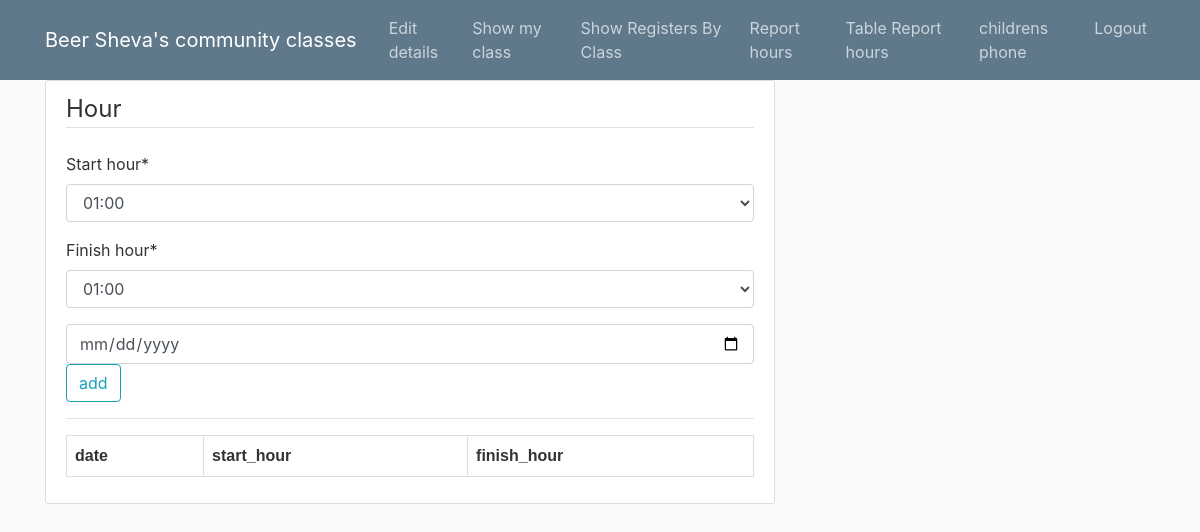
/hoursreportGuid/ (signed in), run on an earlier commit of the app's database.
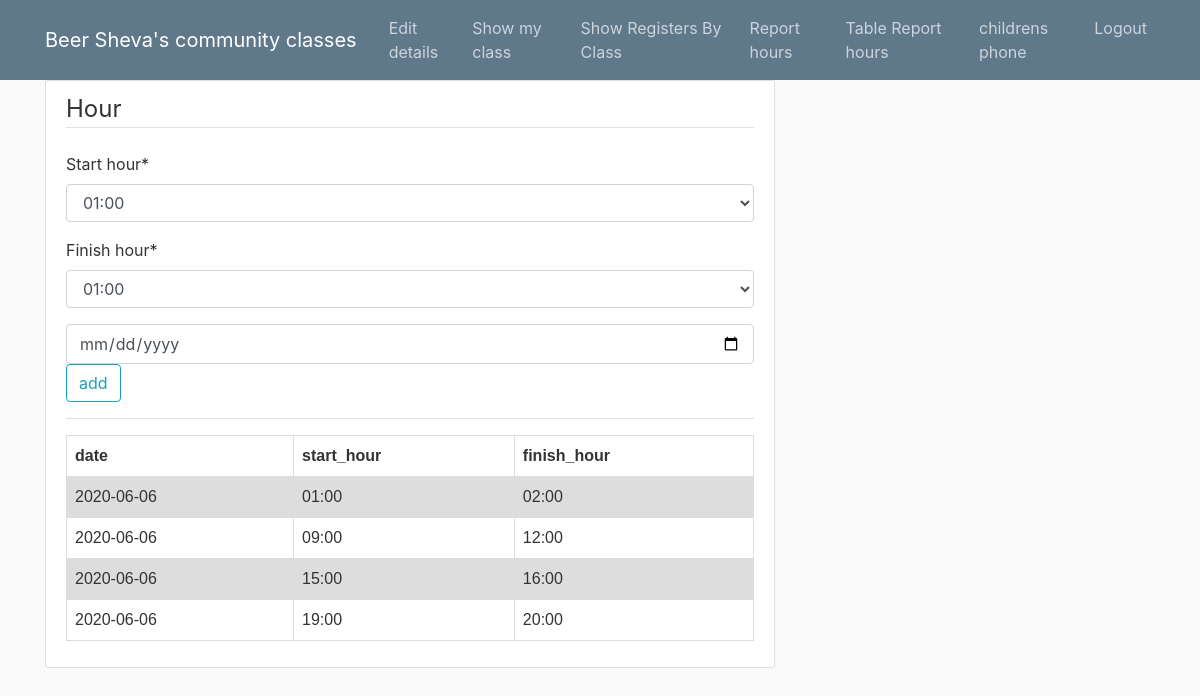
And on a later commit of the database.
### users/models.py (models this page shows, shortened)
class HoursReport(models.Model):
	t_id = models.CharField(max_length=9)
	start_hour=models.CharField(max_length=20)
	finish_hour=models.CharField(max_length=20)
	date=models.CharField(max_length=20)

### users/views.py (the view)
# urls.py: path('hoursreportGuid/',user_views.HoursReportGuid,name ='hoursReportGuid'),
def HoursReportGuid(request):
    value = HoursReport.objects.all()
    table = []
    for t in value:
        if t.t_id == request.user.userprofile.t_id:
            table.append([t.date, t.start_hour, t.finish_hour])
    if request.method == 'POST':
        hoursReportForm = HoursReportForm(request.POST)
        if hoursReportForm.is_valid():
            context = {'hoursReportForm': hoursReportForm, 'table': table}
            ST = hoursReportForm.cleaned_data.get('start_hour')
            FT = hoursReportForm.cleaned_data.get('finish_hour')
            STN= ST.split(':')
            FTN = FT.split(':')
            dateG = request.POST.get('guideDatePicker')
            if dateG=="":
                messages.warning(request, 'No date entered')
                return render(request, 'guide/HoursReportG.html', context)
            for t in value:
                if t.t_id==request.user.userprofile.t_id and t.start_hour ==ST and  FT==t.finish_hour and t.date==dateG:
                    messages.warning(request, 'This hourly report already exists')
                    return render(request, 'guide/HoursReportG.html', context)
                if  int(STN[0])>=int(FTN[0]):
                    messages.warning(request, 'Your start time is later than end time')
                    return render(request, 'guide/HoursReportG.html', context)
                tSTN=t.start_hour.split(':')
                tFTN=t.finish_hour.split(':')
                if t.t_id==request.user.userprofile.t_id and t.date==dateG and (int(tSTN[0])<int(STN[0])<int(tFTN[0]) or int(tSTN[0])<int(FTN[0])<int(tFTN[0]) or (int(STN[0])<int(tSTN[0]) and int(FTN[0])>int(tFTN[0]))):
                    messages.warning(request, 'Times overlap with existing data')
                    return render(request,'guide/HoursReportG.html', context)
            rc = HoursReport(t_id=request.user.userprofile.t_id, start_hour=ST, finish_hour=FT, date=dateG)
            rc.save()
            value = HoursReport.objects.all()
            table=[]
            for t in value:
                if t.t_id==request.user.userprofile.t_id:
                    table.append([t.date,t.start_hour,t.finish_hour])
            context = {'hoursReportForm': hoursReportForm,'table':table}
            messages.success(request, ' The Hours reporting succeeded  !')
            return render(request, 'guide/HoursReportG.html', context)
    else:
        hoursReportForm = HoursReportForm()
    context = {'hoursReportForm': hoursReportForm,'table':table}
    return render(request, 'guide/HoursReportG.html', context)

### users/forms.py
class HoursReportForm(forms.ModelForm):
    CHOICES = (
        ( "01:00","01:00"),
        ("02:00", "02:00"),
        ("03:00", "03:00"),
        ("04:00", "04:00"),
        ("05:00", "05:00"),
        ("06:00", "06:00"),
        ("07:00", "07:00"),
        ("08:00", "08:00"),
        ("09:00", "09:00"),
        ("10:00", "10:00"),
        ("11:00", "11:00"),
        ("12:00", "12:00"),
        ("13:00", "13:00"),
        ("14:00", "14:00"),
        ("15:00", "15:00"),
        ("16:00", "16:00"),
        ("17:00", "17:00"),
        ("18:00", "18:00"),
        ("19:00", "19:00"),
        ("20:00", "20:00"),
        ("21:00", "21:00"),
        ("22:00", "22:00"),
        ("23:00", "23:00"),
    )
    start_hour = forms.CharField(widget=forms.Select(choices=CHOICES))
    finish_hour=forms.CharField(widget=forms.Select(choices=CHOICES))
    class Meta:
        model = User
        fields = ['start_hour','finish_hour',]

### users/templates/guide/HoursReportG.html (shortened to what this page needs)
{% extends "guide/baseGuide.html" %}
{% load crispy_forms_tags %}
{% block content %}
    <div class="content-section">
        <form method="POST">
            <fieldset class="form-group">
                <legend class="border-bottom mb-4">Hour</legend>
                {{ hoursReportForm|crispy }}
            <input class="form-control" id="guideDatePicker" type="date" name="guideDatePicker" placeholder="">
             <html>
                    <head>
                    </head>
                    <body>
                    <table>
                      <tr>
                        <th>date</th>
                        <th>start_hour</th>
                        <th>finish_hour</th>
                      </tr>
                    {% for T in table %}
                    <tr>
                    {% for r in T %}
                    <td>{{r}}</td>
                    {% endfor %}
                    </tr>
                    {% endfor %}
                    </body>
                    </html>
            </fieldset>
            <div class="form-group">
               <button class="btn btn-outline-info" type="submit">add</button>
            </div>
        </form>
        <div class="border-top pt-3">
        </div>
    </div>
{% endblock content %}

What changed in the data, as far as the page shows it:
added HoursReport: T "2020-06-06" "01:00" "02:00"
added HoursReport: T "2020-06-06" "09:00" "12:00"
added HoursReport: T "2020-06-06" "15:00" "16:00"
added HoursReport: T "2020-06-06" "19:00" "20:00"
